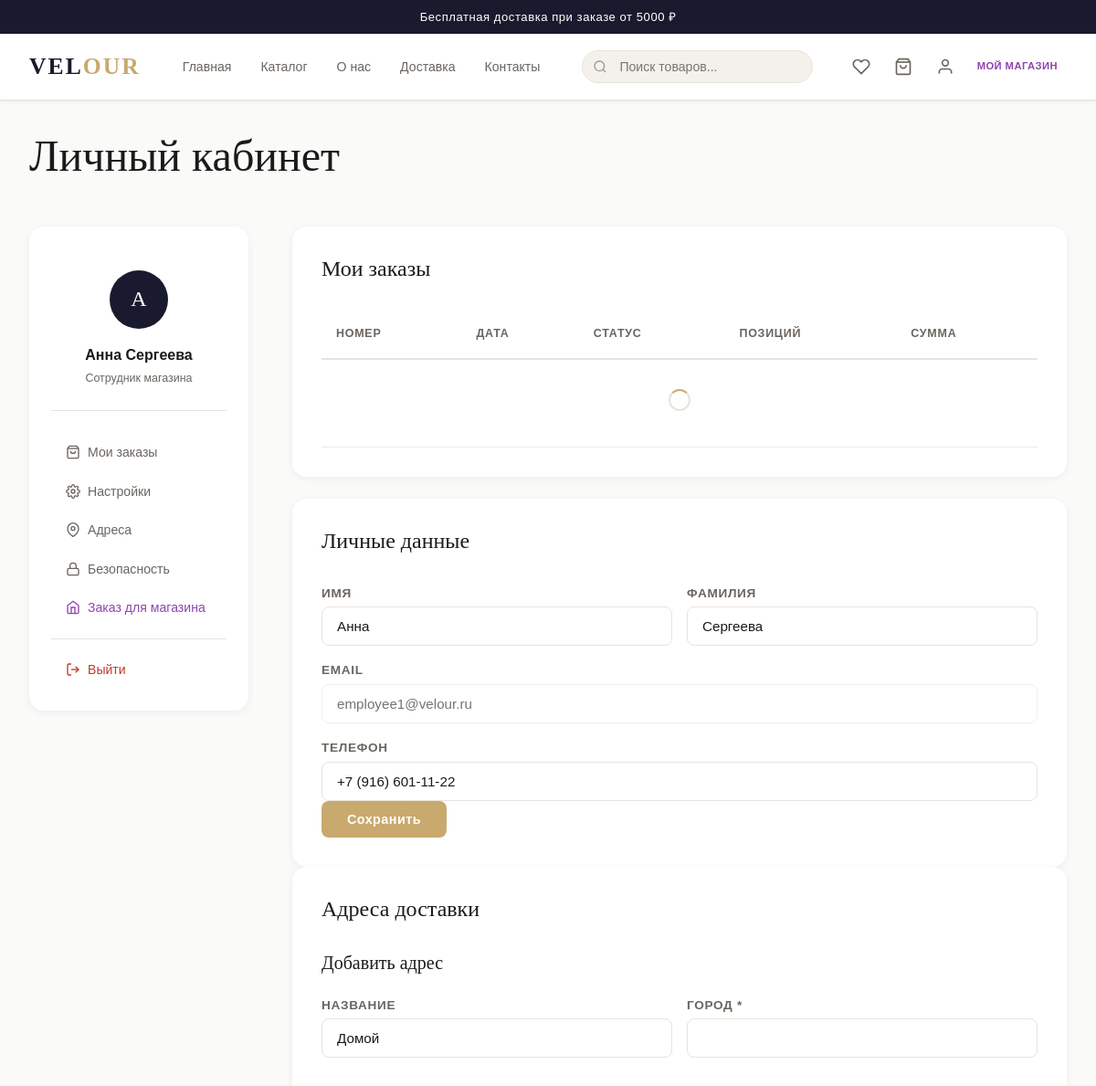
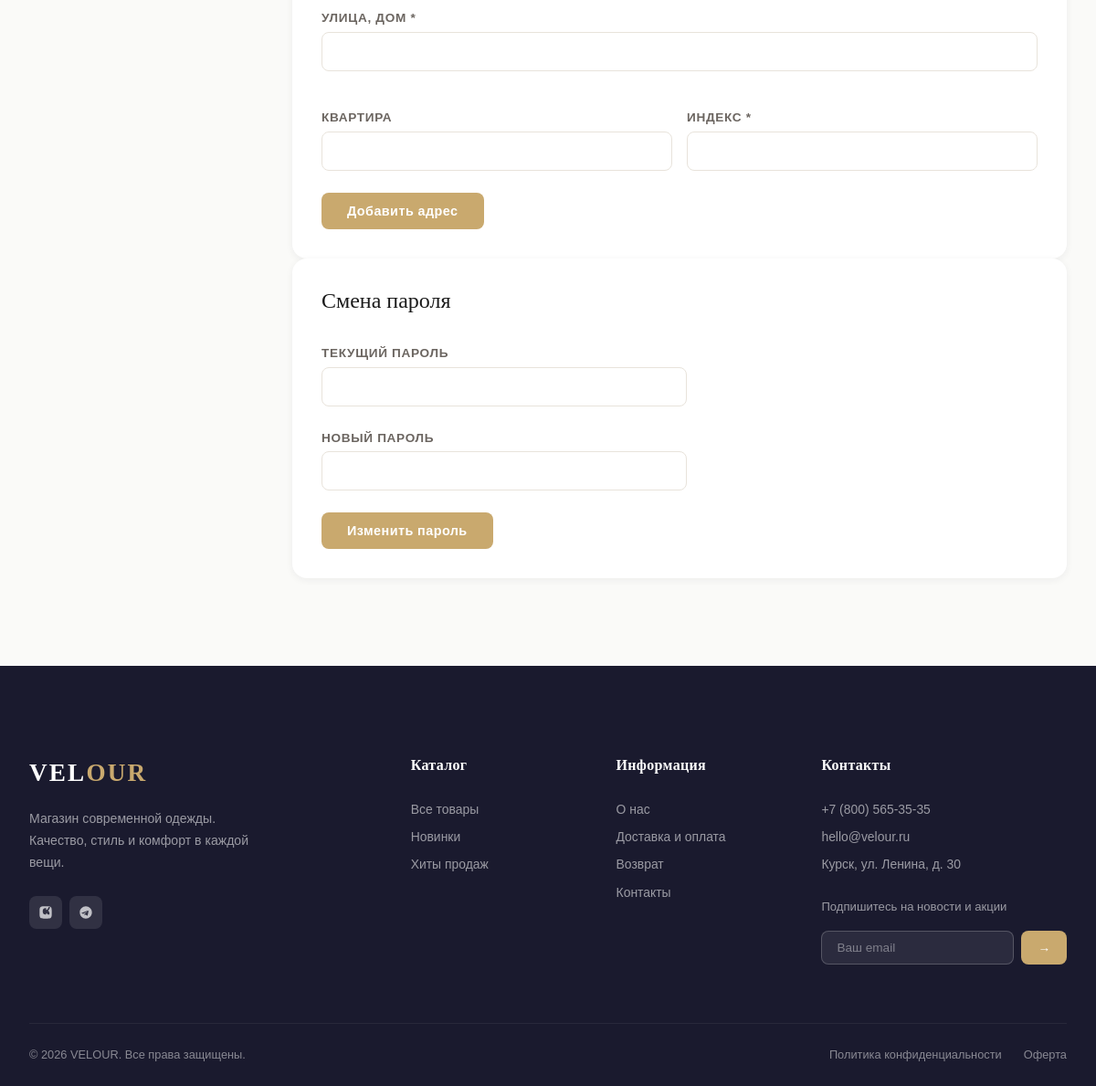
/account/profile/ (signed in), run on the app's committed database (2 pictures, top to bottom).
### apps/pages/models.py (models this page shows, shortened)
class SiteSettings(models.Model):
    site_name = models.CharField(max_length=100, default='Magazin Odejdi')
    site_description = models.TextField(blank=True)
    phone = models.CharField(max_length=30, blank=True)
    email = models.EmailField(blank=True)
    address = models.CharField(max_length=255, blank=True)
    vk_url = models.URLField(blank=True)
    telegram_url = models.URLField(blank=True)
    instagram_url = models.URLField(blank=True)
    delivery_info = models.TextField(blank=True, verbose_name='Информация о доставке')
    return_policy = models.TextField(blank=True, verbose_name='Политика возврата')
    free_delivery_from = models.DecimalField(max_digits=10, decimal_places=2, default=5000,
                                             verbose_name='Бесплатная доставка от (руб)')
    class Meta:
        verbose_name = 'Настройки сайта'
        verbose_name_plural = 'Настройки сайта'
    @classmethod
    def get(cls):
        obj, _ = cls.objects.get_or_create(pk=1)
        return obj

### apps/accounts/models.py (models this page shows, shortened)
class User(AbstractUser):
    class Role(models.TextChoices):
        CUSTOMER = 'customer', 'Покупатель'
        EMPLOYEE = 'employee', 'Сотрудник магазина'
        MANAGER = 'manager', 'Менеджер'
        ADMIN = 'admin', 'Администратор'
    email = models.EmailField(unique=True)
    role = models.CharField(max_length=20, choices=Role.choices, default=Role.CUSTOMER)
    phone = models.CharField(max_length=20, blank=True)
    avatar = models.ImageField(upload_to='avatars/', blank=True, null=True)
    email_confirmed = models.BooleanField(default=False)
    email_confirm_token = models.CharField(max_length=64, blank=True)
    USERNAME_FIELD = 'email'
    REQUIRED_FIELDS = ['username']
    class Meta:
        verbose_name = 'Пользователь'
        verbose_name_plural = 'Пользователи'
    _MANAGER_APPS = {'orders', 'warehouse'}
    @property
    def is_manager(self):
        return self.role in (self.Role.MANAGER, self.Role.ADMIN) or self.is_staff
    @property
    def is_employee(self):
        return self.role == self.Role.EMPLOYEE
    def get_full_name(self):
        full = f'{self.first_name} {self.last_name}'.strip()
        return full or self.email

### apps/accounts/views.py (the view)
# urls.py: path('profile/', views.ProfileView.as_view(), name='profile'),
class ProfileView(LoginRequiredMixin, TemplateView):
    template_name = 'account/profile.html'

### templates/account/profile.html (shortened to what this page needs)
{% extends "base.html" %}
{% load static %}
{% block content %}
<div class="container account-page-container" style="padding-top:var(--space-xl);padding-bottom:var(--space-4xl)">
  <h1 style="margin-bottom:var(--space-2xl)">Личный кабинет</h1>
  <div class="account-layout">
    <aside class="account-sidebar">
      <div class="account-user-info">
        <div class="account-avatar">{{ user.get_full_name|first|upper|default:user.email|first|upper }}</div>
        <div class="account-name">{{ user.get_full_name|default:user.email }}</div>
        <div class="account-role">{{ user.get_role_display }}</div>
      </div>
      <nav>
        <a href="#orders" class="account-nav-link" data-tab="orders">
          <svg viewBox="0 0 24 24" fill="none" stroke="currentColor" stroke-width="2"><path d="M6 2L3 6v14a2 2 0 002 2h14a2 2 0 002-2V6l-3-4z"/><line x1="3" y1="6" x2="21" y2="6"/><path d="M16 10a4 4 0 01-8 0"/></svg>
          Мои заказы
        </a>
        <a href="#settings" class="account-nav-link" data-tab="settings">
          Настройки
        </a>
        <a href="#addresses" class="account-nav-link" data-tab="addresses">
          <svg viewBox="0 0 24 24" fill="none" stroke="currentColor" stroke-width="2"><path d="M21 10c0 7-9 13-9 13s-9-6-9-13a9 9 0 0118 0z"/><circle cx="12" cy="10" r="3"/></svg>
          Адреса
        </a>
        <a href="#security" class="account-nav-link" data-tab="security">
          <svg viewBox="0 0 24 24" fill="none" stroke="currentColor" stroke-width="2"><rect x="3" y="11" width="18" height="11" rx="2" ry="2"/><path d="M7 11V7a5 5 0 0110 0v4"/></svg>
          Безопасность
        </a>
        {% if user.is_employee %}
        <a href="/orders/checkout/" class="account-nav-link" style="color:#8e44ad">
          <svg viewBox="0 0 24 24" fill="none" stroke="currentColor" stroke-width="2"><path d="M3 9l9-7 9 7v11a2 2 0 01-2 2H5a2 2 0 01-2-2z"/><polyline points="9 22 9 12 15 12 15 22"/></svg>
          Заказ для магазина
        </a>
        {% endif %}
        <div class="divider" style="margin:12px 0"></div>
        <a href="/account/logout/" class="account-nav-link" style="color:var(--color-error)">
          <svg viewBox="0 0 24 24" fill="none" stroke="currentColor" stroke-width="2"><path d="M9 21H5a2 2 0 01-2-2V5a2 2 0 012-2h4"/><polyline points="16 17 21 12 16 7"/><line x1="21" y1="12" x2="9" y2="12"/></svg>
          Выйти
        </a>
      </nav>
    </aside>
    <div class="account-content">
      <div id="orders" class="account-tab">
        <div class="card" style="padding:var(--space-xl);margin-bottom:var(--space-lg)">
          <h3 style="margin-bottom:var(--space-xl)">Мои заказы</h3>
          <div style="overflow:auto">
            <table class="orders-table">
              <thead><tr><th>Номер</th><th>Дата</th><th>Статус</th><th>Позиций</th><th>Сумма</th></tr></thead>
              <tbody id="orders-tbody">
                <tr><td colspan="5" style="text-align:center;padding:32px"><span class="spinner" style="border-color:var(--color-border);border-top-color:var(--color-accent);width:24px;height:24px;border-width:2px"></span></td></tr>
              </tbody>
            </table>
          </div>
        </div>
      </div>
      <div id="settings" class="account-tab">
        <div class="card" style="padding:var(--space-xl);overflow-x:auto">
          <h3 style="margin-bottom:var(--space-xl)">Личные данные</h3>
          <form id="profile-form">
            <div style="display:grid;grid-template-columns:1fr 1fr;gap:var(--space-md)" class="profile-form-grid">
              <div class="form-group">
                <label class="form-label">Имя</label>
                <input type="text" name="first_name" class="form-control" value="{{ user.first_name }}">
              </div>
              <div class="form-group">
                <label class="form-label">Фамилия</label>
                <input type="text" name="last_name" class="form-control" value="{{ user.last_name }}">
              </div>
              <div class="form-group" style="grid-column:1/-1">
                <label class="form-label">Email</label>
                <input type="email" class="form-control" value="{{ user.email }}" disabled style="opacity:.6">
              </div>
              <div class="form-group" style="grid-column:1/-1">
                <label class="form-label">Телефон</label>
                <input type="tel" name="phone" class="form-control" value="{{ user.phone }}" placeholder="+7 (999) 000-00-00">
              </div>
            </div>
            <button type="submit" class="btn btn-primary">Сохранить</button>
          </form>
        </div>
      </div>
      <div id="addresses" class="account-tab">
        <div class="card" style="padding:var(--space-xl)">
          <h3 style="margin-bottom:var(--space-xl)">Адреса доставки</h3>
          <h4 style="margin-bottom:var(--space-lg)">Добавить адрес</h4>
          <form id="address-form">
            <div style="display:grid;grid-template-columns:1fr 1fr;gap:var(--space-md)">
              <div class="form-group"><label class="form-label">Название</label><input type="text" name="label" class="form-control" placeholder="Домой" value="Домой"></div>
              <div class="form-group"><label class="form-label">Город *</label><input type="text" name="city" class="form-control" required></div>
              <div class="form-group" style="grid-column:1/-1"><label class="form-label">Улица, дом *</label><input type="text" name="street" class="form-control" required></div>
              <div class="form-group"><label class="form-label">Квартира</label><input type="text" name="apartment" class="form-control"></div>
              <div class="form-group"><label class="form-label">Индекс *</label><input type="text" name="postal_code" class="form-control" required></div>
            </div>
            <button type="submit" class="btn btn-primary">Добавить адрес</button>
          </form>
        </div>
      </div>
      <div id="security" class="account-tab">
        <div class="card" style="padding:var(--space-xl)">
          <h3 style="margin-bottom:var(--space-xl)">Смена пароля</h3>
          <form id="password-form" style="max-width:400px">
            <div class="form-group"><label class="form-label">Текущий пароль</label><input type="password" name="old_password" class="form-control" required></div>
            <div class="form-group"><label class="form-label">Новый пароль</label><input type="password" name="new_password" class="form-control" required minlength="8"></div>
            <button type="submit" class="btn btn-primary">Изменить пароль</button>
          </form>
        </div>
      </div>
    </div>
  </div>
</div>
{% endblock %}

### templates/base.html (shortened to what this page needs)
<!DOCTYPE html>
<html lang="ru">
<head>
  {% load static %}
  <link rel="stylesheet" href="{% static 'css/fonts.css' %}">
  <link rel="stylesheet" href="{% static 'css/variables.css' %}">
  <link rel="stylesheet" href="{% static 'css/base.css' %}">
  <link rel="stylesheet" href="{% static 'css/header.css' %}">
  <link rel="stylesheet" href="{% static 'css/footer.css' %}">
  <link rel="stylesheet" href="{% static 'css/catalog.css' %}">
  <link rel="stylesheet" href="{% static 'css/pages.css' %}">
</head>
<body data-authenticated="{% if user.is_authenticated %}true{% else %}false{% endif %}">
  {% if site_settings and site_settings.delivery_info %}
  <div class="announcement-bar">
    <span>Бесплатная доставка при заказе от {{ site_settings.free_delivery_from|floatformat:0 }} ₽</span>
  </div>
  {% endif %}
  {% include "includes/header.html" %}
  <main style="flex:1">
    {% block content %}{% endblock %}
  </main>
  {% include "includes/footer.html" %}
</body>
</html>

### templates/includes/footer.html (shortened to what this page needs)
{% load static %}
<footer class="site-footer">
  <div class="container">
    <div class="footer-main">
      <div class="footer-brand">
        <a href="/" class="logo" style="font-family:var(--font-display);font-size:1.7rem;letter-spacing:.08em;color:#fff;margin-bottom:16px;display:block">VEL<span style="color:var(--color-accent)">OUR</span></a>
        <p class="footer-desc">
          {% if site_settings and site_settings.site_description %}
            {{ site_settings.site_description }}
          {% else %}
            Магазин современной одежды. Качество, стиль и комфорт в каждой вещи.
          {% endif %}
        </p>
        <div class="footer-socials">
          {% if site_settings and site_settings.vk_url %}
          <a href="{{ site_settings.vk_url }}" class="footer-social-link" target="_blank" rel="noopener" aria-label="ВКонтакте">
          </a>
          {% endif %}
          {% if site_settings and site_settings.telegram_url %}
          <a href="{{ site_settings.telegram_url }}" class="footer-social-link" target="_blank" rel="noopener" aria-label="Telegram">
          </a>
          {% endif %}
        </div>
      </div>
      <div>
        <div class="footer-col-title">Каталог</div>
        <div class="footer-links">
          <a href="/catalog/" class="footer-link">Все товары</a>
          <a href="/catalog/?is_new=true" class="footer-link">Новинки</a>
          <a href="/catalog/?is_featured=true" class="footer-link">Хиты продаж</a>
        </div>
      </div>
      <div>
        <div class="footer-col-title">Информация</div>
        <div class="footer-links">
          <a href="/about/" class="footer-link">О нас</a>
          <a href="/delivery/" class="footer-link">Доставка и оплата</a>
          <a href="/returns/" class="footer-link">Возврат</a>
          <a href="/contacts/" class="footer-link">Контакты</a>
        </div>
      </div>
      <div>
        <div class="footer-col-title">Контакты</div>
        {% if site_settings %}
        <div class="footer-links" style="margin-bottom:20px">
          {% if site_settings.phone %}<a href="tel:{{ site_settings.phone }}" class="footer-link">{{ site_settings.phone }}</a>{% endif %}
          {% if site_settings.email %}<a href="mailto:{{ site_settings.email }}" class="footer-link">{{ site_settings.email }}</a>{% endif %}
          {% if site_settings.address %}<span class="footer-link" style="cursor:default">{{ site_settings.address }}</span>{% endif %}
        </div>
        {% endif %}
        <div class="footer-newsletter">
          <div style="font-size:.82rem;opacity:.7;margin-bottom:10px">Подпишитесь на новости и акции</div>
          <form class="footer-newsletter-form newsletter-form">
            <input type="email" name="email" placeholder="Ваш email" class="footer-newsletter-input" required>
            <button type="submit" class="footer-newsletter-btn">→</button>
          </form>
        </div>
      </div>
    </div>
    <div class="footer-bottom">
      <span>© {% now "Y" %} {% if site_settings %}{{ site_settings.site_name }}{% else %}VELOUR{% endif %}. Все права защищены.</span>
      <div class="footer-bottom-links">
        <a href="/privacy/">Политика конфиденциальности</a>
        <a href="/terms/">Оферта</a>
      </div>
    </div>
  </div>
</footer>

### data on the page
SiteSettings: free_delivery_from "5000", site_description "Магазин современной одежды. Качество, стиль и комфорт в каждой вещи.", phone "+7 (800) 565-35-35", email "hello@velour.ru", address "Курск, ул. Ленина, д. 30", site_name "VELOUR"
User: get_full_name|first "А", get_full_name "Анна Сергеева", role "Сотрудник магазина", first_name "Анна", last_name "Сергеева", email "employee1@velour.ru", phone "+7 (916) 601-11-22"
